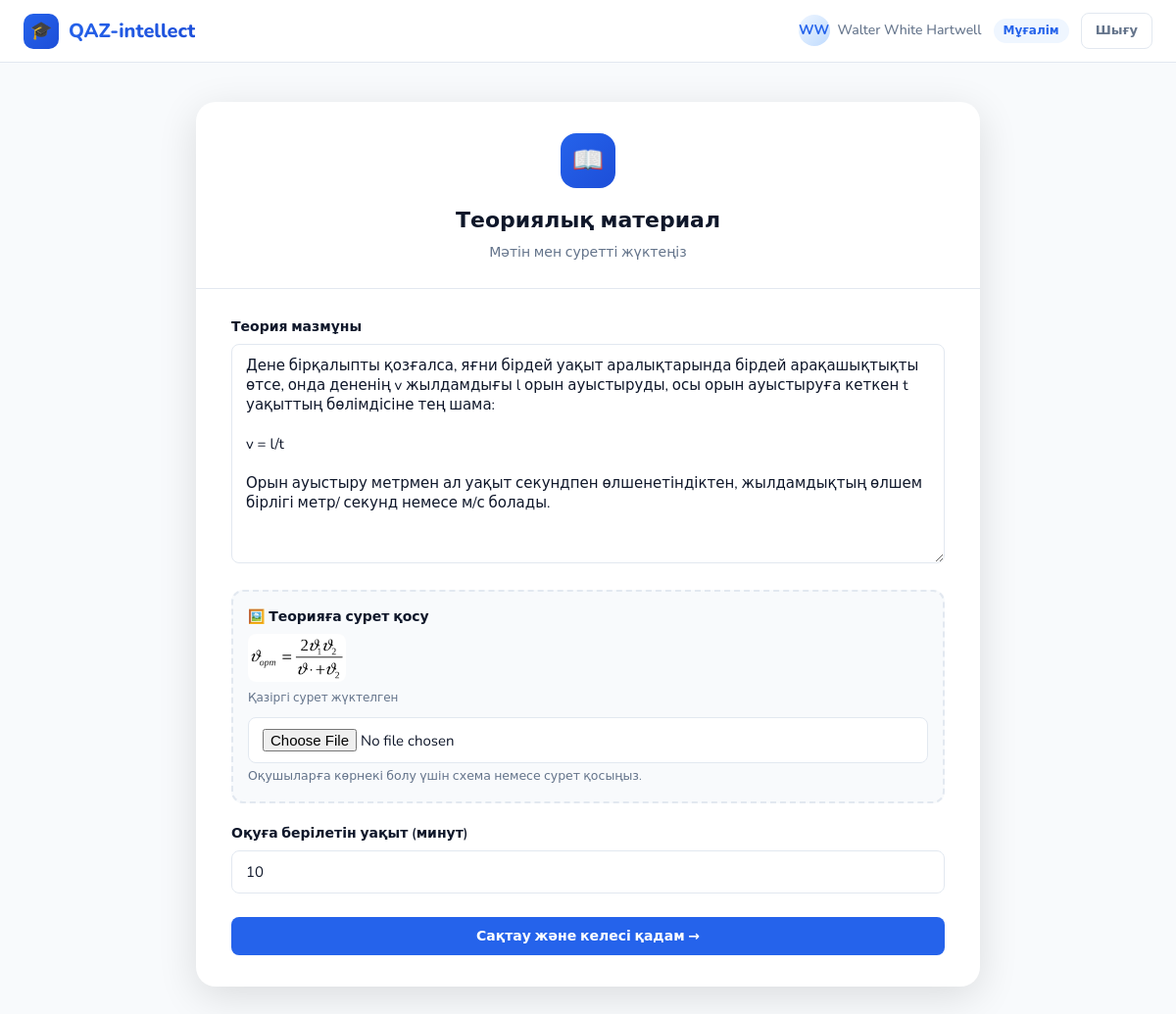
The page /teacher/quiz/1/create/step2/ (signed in) on the database its author committed.
### core/models.py (models this page shows, shortened)
class User(AbstractUser):
    ROLE_STUDENT = 'student'
    ROLE_TEACHER = 'teacher'
    ROLE_CHOICES = [
        (ROLE_STUDENT, 'Оқушы'),
        (ROLE_TEACHER, 'Мұғалім'),
    ]
    role = models.CharField(max_length=20, choices=ROLE_CHOICES, default=ROLE_STUDENT)
    subjects = models.ManyToManyField(Subject, blank=True, related_name='teachers')
    first_name = models.CharField(max_length=150)
    last_name = models.CharField(max_length=150)
    patronymic = models.CharField(max_length=150, blank=True, verbose_name='Әкесінің аты')
    @property
    def full_name(self):
        parts = [self.last_name, self.first_name, self.patronymic]
        return ' '.join(p for p in parts if p)
    @property
    def is_teacher(self):
        return self.role == self.ROLE_TEACHER

class Quiz(models.Model):
    title = models.CharField(max_length=200, verbose_name='Тест атауы')
    subject = models.ForeignKey(Subject, on_delete=models.CASCADE, related_name='quizzes')
    teacher = models.ForeignKey(User, on_delete=models.CASCADE, related_name='quizzes')
    passing_score = models.IntegerField(default=60, verbose_name='Өту балы (%)')
    created_at = models.DateTimeField(auto_now_add=True)
    is_active = models.BooleanField(default=True)
    copied_from = models.ForeignKey(
        'self', null=True, blank=True,
        on_delete=models.SET_NULL,
        related_name='copies',
        verbose_name='Көшірілген тесттен'
    )
    theory_content = models.TextField(blank=True, verbose_name='Теория мазмұны')
    theory_time_minutes = models.IntegerField(default=10, verbose_name='Теорияға уақыт (мин)')
    theory_image = models.ImageField(upload_to='theory_images/', null=True, blank=True, verbose_name='Теория суреті')
    block2_time_minutes = models.IntegerField(default=15, verbose_name='2-блокқа уақыт (мин)')
    block3_time_minutes = models.IntegerField(default=20, verbose_name='3-блокқа уақыт (мин)')
    class Meta:
        verbose_name = 'Тест'
        verbose_name_plural = 'Тесттер'
        ordering = ['-created_at']

### core/views.py (the view)
# urls.py: path('teacher/quiz/<int:quiz_id>/create/step2/', views.quiz_create_step2, name='quiz_create_step2'),
@login_required
def quiz_create_step2(request, quiz_id):
    quiz = get_object_or_404(Quiz, id=quiz_id, teacher=request.user)
    if request.method == 'POST':
        form = QuizTheoryForm(request.POST, request.FILES, instance=quiz)
        if form.is_valid():
            form.save()
            return redirect('quiz_create_step3', quiz_id=quiz.id)
    else:
        form = QuizTheoryForm(instance=quiz)
    return render(request, 'core/quiz_create_step2.html', {'form': form, 'quiz': quiz})

### core/forms.py
class QuizTheoryForm(forms.ModelForm):
    class Meta:
        model = Quiz
        fields = ['theory_content', 'theory_image', 'theory_time_minutes']
        labels = {
            'theory_content': 'Теория мазмұны',
            'theory_image': 'Сурет (міндетті емес)',
            'theory_time_minutes': 'Оқуға уақыт (минут)',
        }
        widgets = {
            'theory_content': forms.Textarea(attrs={'rows': 12, 'placeholder': 'Теориялық материалды енгізіңіз...'}),
        }

### core/templates/core/quiz_create_step2.html (shortened to what this page needs)
{% extends 'core/base.html' %}
{% block content %}
<div class="container page">
  <div class="auth-card" style="max-width: 800px; margin: 0 auto;">
    <div class="auth-header">
      <div class="auth-logo">📖</div>
      <h2 class="auth-title">Теориялық материал</h2>
      <p class="auth-subtitle">Мәтін мен суретті жүктеңіз</p>
    </div>
    <div class="auth-body">
      <form method="post" enctype="multipart/form-data">
        <div class="form-group">
          <label class="form-label">Теория мазмұны</label>
          <textarea name="theory_content" class="form-control" rows="10">{{ quiz.theory_content|default:'' }}</textarea>
        </div>
        <div class="form-group" style="background: #f8fafc; padding: 15px; border-radius: 12px; border: 2px dashed #e2e8f0;">
          <label class="form-label">🖼️ Теорияға сурет қосу</label>
          {% if quiz.theory_image %}
            <div style="margin-bottom: 10px;">
              <img src="{{ quiz.theory_image.url }}" style="max-width: 100px; border-radius: 8px;">
              <p style="font-size: 12px; color: #64748b;">Қазіргі сурет жүктелген</p>
            </div>
          {% endif %}
          <input type="file" name="theory_image" class="form-control" accept="image/*">
          <small class="text-muted">Оқушыларға көрнекі болу үшін схема немесе сурет қосыңыз.</small>
        </div>
        <div class="form-group" style="margin-top: 20px;">
          <label class="form-label">Оқуға берілетін уақыт (минут)</label>
          <input type="number" name="theory_time_minutes" class="form-control" value="{{ quiz.theory_time_minutes|default:10 }}">
        </div>
        <div class="form-actions" style="display:flex; gap:12px; margin-top:24px;">
          <button type="submit" class="btn btn-primary btn-full">Сақтау және келесі қадам →</button>
        </div>
      </form>
    </div>
  </div>
</div>
{% endblock %}

### core/templates/core/base.html (shortened to what this page needs)
{% load static %}
<!DOCTYPE html>
<html lang="kk">
<head>
  <link rel="stylesheet" href="{% static 'core/css/style.css' %}">
</head>
<body>
{% if user.is_authenticated %}
<nav class="navbar">
  <a href="/" class="nav-brand">
    <div class="nav-logo">🎓</div>
    <span class="nav-brand-text">QAZ-intellect</span>
  </a>
  <div class="nav-actions">
    <div class="nav-user">
      <div class="nav-avatar">{{ user.first_name.0 }}{{ user.last_name.0 }}</div>
      <span>{{ user.full_name }}</span>
      {% if user.is_teacher %}
        <span class="badge badge-primary" style="margin-left:4px">Мұғалім</span>
      {% endif %}
    </div>
    <a href="/logout/" class="btn btn-ghost btn-sm">Шығу</a>
  </div>
</nav>
{% endif %}
{% block content %}{% endblock %}
</body>
</html>

### core/static/core/css/style.css (style rules this page uses)
:root { --primary: #2563EB; --primary-light: #EFF6FF; --primary-dark: #1D4ED8; --accent: #10B981; --accent-light: #ECFDF5; --warning: #F59E0B; --danger: #EF4444; --danger-light: #FEF2F2; --text: #0F172A; --text-muted: #64748B; --text-light: #94A3B8; --border: #E2E8F0; --border-focus: #93C5FD; --bg: #F8FAFC; --card: #FFFFFF; --shadow-sm: 0 1px 3px rgba(0,0,0,0.06), 0 1px 2px rgba(0,0,0,0.04); --shadow: 0 4px 16px rgba(0,0,0,0.08); --shadow-lg: 0 10px 40px rgba(0,0,0,0.12); --radius: 12px; --radius-sm: 8px; --radius-lg: 20px; --font: 'Nunito', 'DejaVu Sans', sans-serif; }
* { box-sizing: border-box; margin: 0; padding: 0; }
body { font-family: var(--font); background: var(--bg); color: var(--text); font-size: 15px; line-height: 1.6; min-height: 100vh; }
.navbar { background: var(--card); border-bottom: 1px solid var(--border); padding: 0 24px; height: 64px; display: flex; align-items: center; justify-content: space-between; position: sticky; top: 0; z-index: 100; backdrop-filter: blur(8px); }
.nav-brand { display: flex; align-items: center; gap: 10px; text-decoration: none; color: var(--text); }
.nav-logo { width: 36px; height: 36px; background: linear-gradient(135deg, var(--primary), var(--primary-dark)); border-radius: 10px; display: flex; align-items: center; justify-content: center; font-size: 18px; color: white; }
.nav-brand-text { font-size: 20px; font-weight: 800; background: linear-gradient(135deg, var(--primary), var(--primary-dark)); -webkit-background-clip: text; -webkit-text-fill-color: transparent; background-clip: text; }
.nav-actions { display: flex; align-items: center; gap: 12px; }
.nav-user { display: flex; align-items: center; gap: 8px; color: var(--text-muted); font-size: 14px; font-weight: 500; }
.nav-avatar { width: 32px; height: 32px; background: linear-gradient(135deg, var(--primary-light), #BFDBFE); border-radius: 50%; display: flex; align-items: center; justify-content: center; font-size: 14px; font-weight: 700; color: var(--primary); }
.container { max-width: 1100px; margin: 0 auto; padding: 0 24px; }
.page { padding: 40px 0 80px; }
.btn { display: inline-flex; align-items: center; gap: 6px; padding: 10px 20px; border-radius: var(--radius-sm); font-family: var(--font); font-size: 14px; font-weight: 600; cursor: pointer; text-decoration: none; border: none; transition: all 0.2s ease; white-space: nowrap; }
.btn-primary { background: var(--primary); color: white; }
.btn-ghost { background: transparent; color: var(--text-muted); border: 1.5px solid var(--border); }
.btn-sm { padding: 7px 14px; font-size: 13px; }
.btn-full { width: 100%; justify-content: center; }
.form-group { margin-bottom: 20px; }
.form-label { display: block; font-size: 14px; font-weight: 600; color: var(--text); margin-bottom: 6px; }
.form-control { width: 100%; padding: 11px 14px; border: 1.5px solid var(--border); border-radius: var(--radius-sm); font-family: var(--font); font-size: 15px; color: var(--text); background: var(--card); transition: border-color 0.2s ease, box-shadow 0.2s ease; outline: none; }
.form-control::placeholder { color: var(--text-light); }
textarea.form-control { resize: vertical; min-height: 100px; }
.auth-card { background: var(--card); border-radius: var(--radius-lg); box-shadow: var(--shadow-lg); width: 100%; max-width: 460px; overflow: hidden; }
.auth-header { padding: 32px 36px 24px; text-align: center; border-bottom: 1px solid var(--border); }
.auth-logo { width: 56px; height: 56px; background: linear-gradient(135deg, var(--primary), var(--primary-dark)); border-radius: 16px; display: flex; align-items: center; justify-content: center; font-size: 26px; margin: 0 auto 16px; }
.auth-title { font-size: 22px; font-weight: 800; margin-bottom: 4px; }
.auth-subtitle { color: var(--text-muted); font-size: 14px; }
.auth-body { padding: 28px 36px 32px; }
.badge { display: inline-flex; align-items: center; padding: 3px 10px; border-radius: 20px; font-size: 12px; font-weight: 600; }
.badge-primary { background: var(--primary-light); color: var(--primary); }
.text-muted { color: var(--text-muted); }

### rows shown on the page
User: first_name.0 "W", last_name.0 "W", full_name "Walter White Hartwell"
Quiz: theory_content "Дене бірқалыпты қозғалса, яғни бірдей уақыт аралықтарында бірдей арақашықтықты өтсе, онда дененің v жылдамдығы l орын ауыстыруды, осы орын ауыстыруға кеткен t уақыттың бөлімдісіне тең шама: v = l/t Орын ауыстыру метрмен ал уақыт секундпен өлшенетіндіктен, жылдамдықтың өлшем бірлігі метр/ секунд немесе м/с болады.", theory_image (picture), theory_time_minutes "10"
